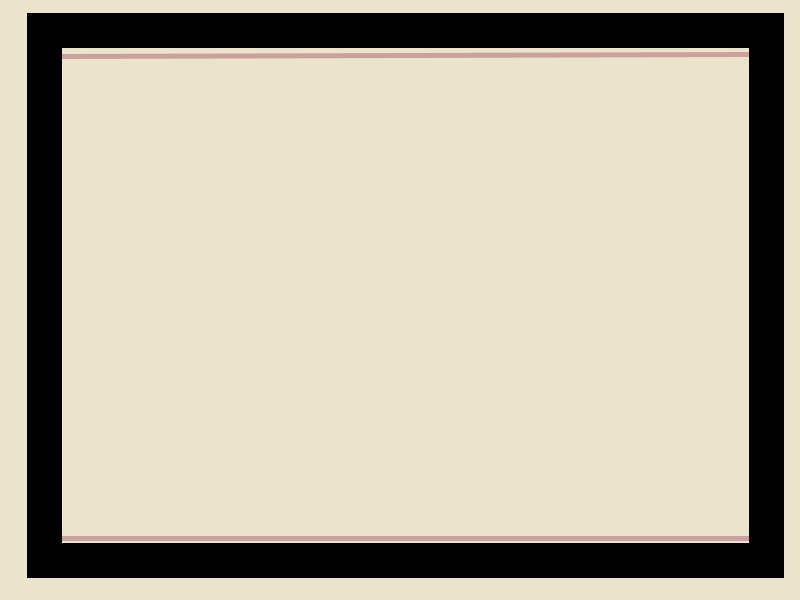
Frame 1 (no input)
Frame 60 (the mouse pressed at the canvas centre just before this capture): identical to frame 1, image omitted
Frame 120 (the mouse held since frame 60 and released just before this capture): identical to frame 1, image omitted

The Processing sketch that drew this single still picture (run headless with seeded random() and noise(); from frame 60 on, the mouse is pressed at the canvas centre):

// Processing sketch: continigncy6sketch_240522f
// ── continigncy6sketch_240522f.pde
//Untitled by Jo Baer Fair Use Date: 1963https://www.wikiart.org/en/jo-baer/untitled-1963
void setup() {
  size(800, 600);
}
void draw() {
  background( #ebe3cc);
  strokeWeight(5);

  stroke(#caa19c);
  line(62, 56, 750, 54);
  line(60, 538, 750, 538);

  noFill();
  strokeWeight(35);
  stroke(0);
  rect(44, 30, 722, 530);
}
